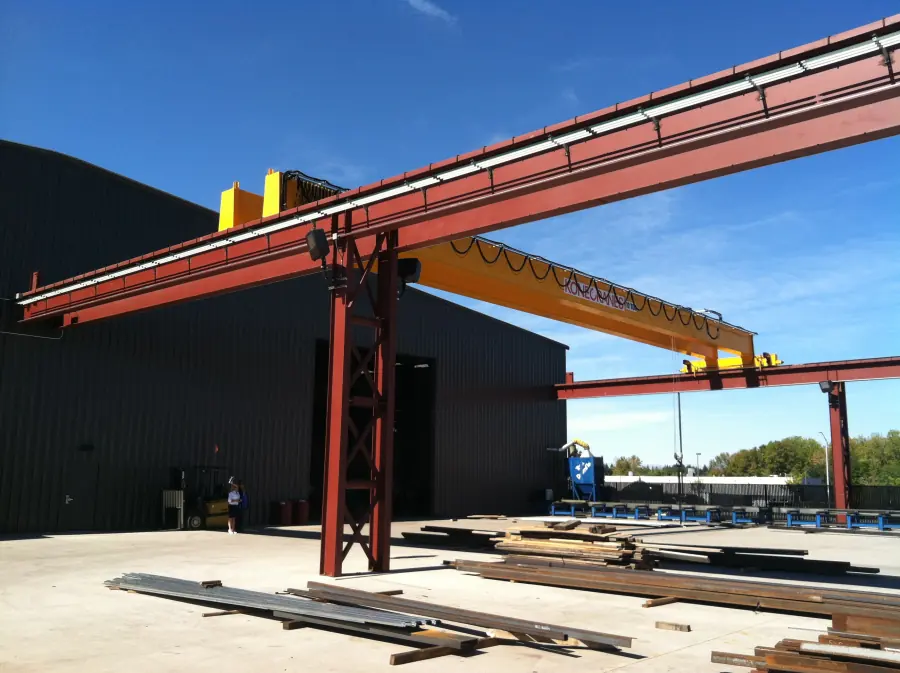
#> input picture assets/img/alliance-industrial-1-sm.webp, 900 x 673 px, given in place of logomark-white.png, which was not available; the run also reads 1 picture not shown here
$ python build_meta.py
#> lines starting #> are read from the running program, lines starting #| are printed output that depends on the picture; pictures that were not available may be replaced by others from this repository, and a replacement may not be noted
"""Generate favicons and the Open Graph share card from the brand assets."""
from PIL import Image, ImageDraw

TAUPE = (0x59, 0x50, 0x4B)
CRIMSON = (0xA6, 0x22, 0x39)
BRAND = "assets/brand"
IMG = "assets/img"


def favicon(size, pad_ratio=0.16):
#> called with size = 32, pad_ratio = 0.16
    canvas = Image.new("RGBA", (size, size), (*TAUPE, 255))
    mark = Image.open(f"{BRAND}/logomark-white.png").convert("RGBA")
    inner = int(size * (1 - pad_ratio * 2))
    w = inner
    h = round(mark.height * w / mark.width)
#> h = 16
    mark = mark.resize((w, h), Image.LANCZOS)
#> mark: PIL image 21x16 RGBA
    canvas.alpha_composite(mark, ((size - w) // 2, (size - h) // 2))
#> call 3 of favicon, with size = 512, pad_ratio = 0.2
#> in favicon (call 3), `mark = mark.resize((w, h), Image.LANCZOS)`:
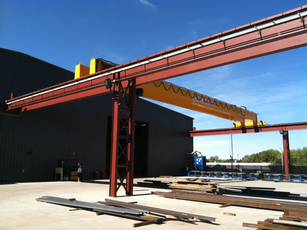
#> mark: PIL image 307x230 RGBA; mean R, G, B, A 103.8, 110.6, 124.4, 255
#> in favicon (call 3), `canvas.alpha_composite(mark, ((size - w) // 2, (size - h) // 2))`:
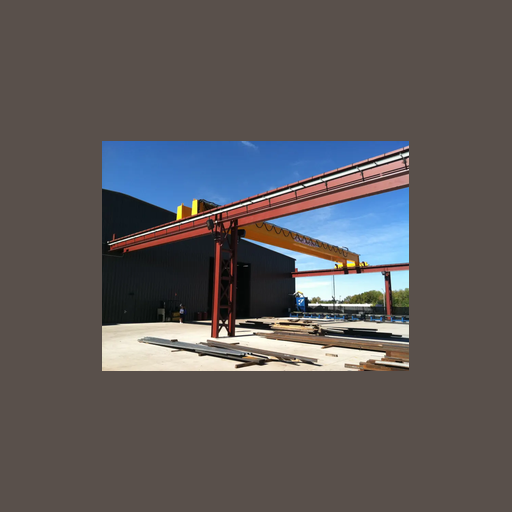
#> canvas: PIL image 512x512 RGBA; mean R, G, B, A 93, 88.2, 88.3, 255
    return canvas


def og_card():
    W, H = 1200, 630
#> W = 1200; H = 630
    photo = Image.open(f"{IMG}/hero.webp").convert("RGB")
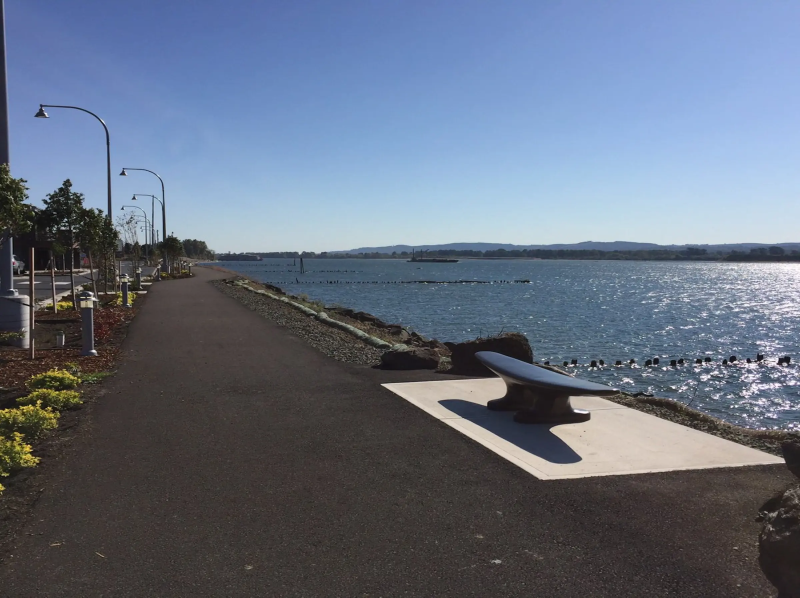
#> input picture assets/img/hero.webp, 2400 x 1793 px, found by its file name (shown at 1/3 size)
#> photo is the input picture: PIL image 2400x1793 RGB; mean R, G, B 101.1, 111.2, 128.5
    scale = max(W / photo.width, H / photo.height)
#> scale = 0.5
    photo = photo.resize(
        (round(photo.width * scale), round(photo.height * scale)), Image.LANCZOS)
#> photo: PIL image 1200x896 RGB
    left = (photo.width - W) // 2
#> left = 0
    top = round((photo.height - H) * 0.45)
#> top = 120
    card = photo.crop((left, top, left + W, top + H)).convert("RGBA")
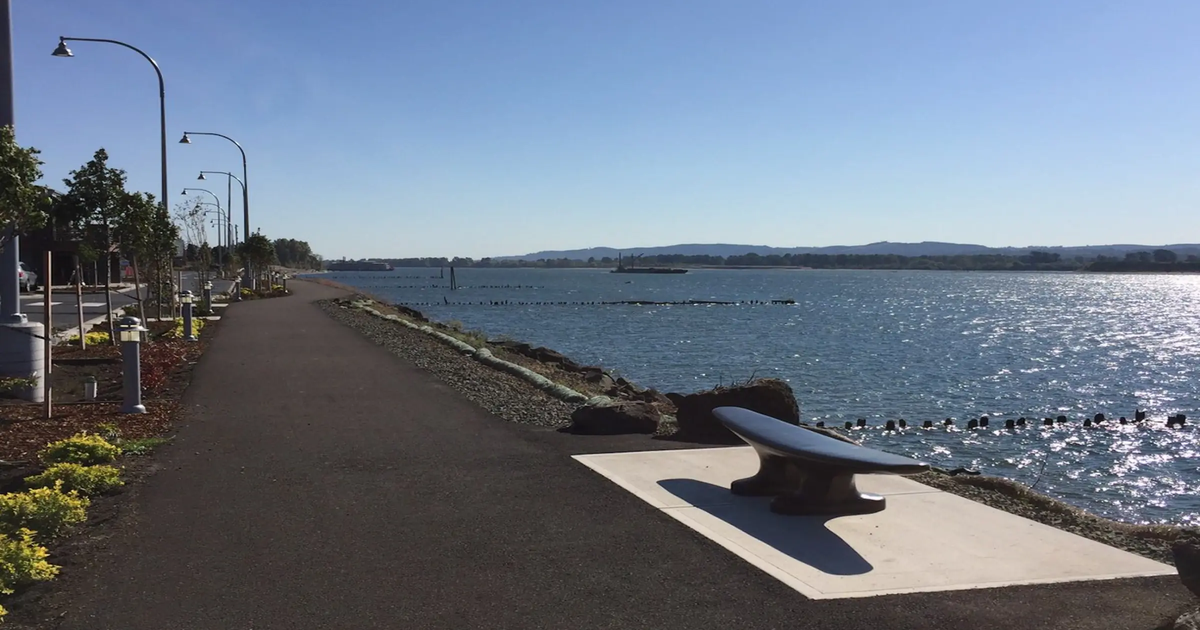
#> card: PIL image 1200x630 RGBA; mean R, G, B, A 108.9, 119.6, 134.2, 255

    # Darken from the bottom so the wordmark stays legible over the water.
    scrim = Image.new("RGBA", (W, H), (0, 0, 0, 0))
#> scrim: PIL image 1200x630 RGBA; every value is 0
    dr = ImageDraw.Draw(scrim)
    for y in range(H):
        t = y / H
        dr.line([(0, y), (W, y)], fill=(26, 23, 22, int(235 * t ** 1.6)))
#> this loop made 630 passes
#> t on passes 1 to 3: 0, 0.00159, 0.00317
    card.alpha_composite(scrim)
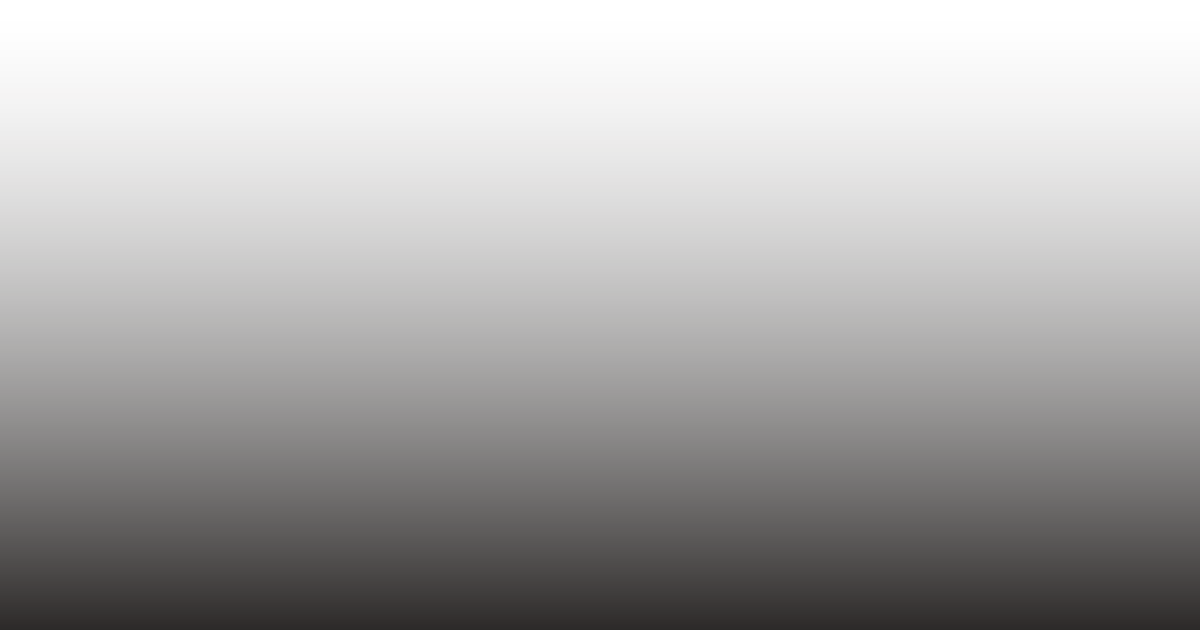
#> scrim: PIL image 1200x630 RGBA; mean R, G, B, A 26, 23, 22, 89.7; transparent parts drawn white
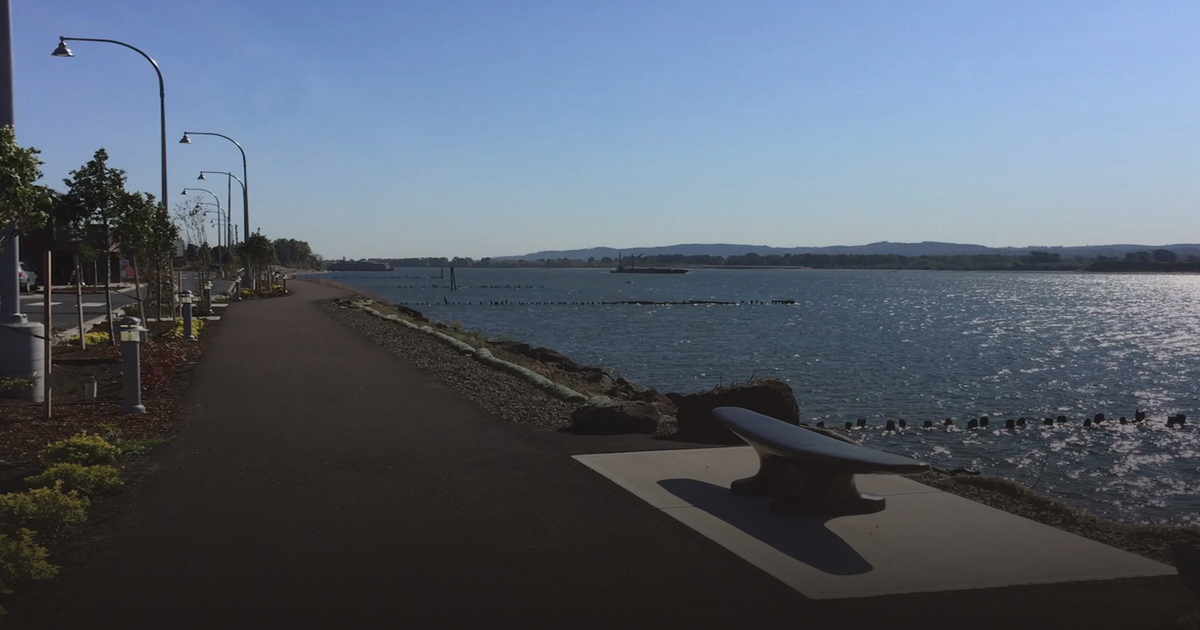
#> card: PIL image 1200x630 RGBA; mean R, G, B, A 86, 95.7, 109.4, 255

    logo = Image.open(f"{BRAND}/logo-white.png").convert("RGBA")
    lw = 620
    logo = logo.resize((lw, round(logo.height * lw / logo.width)), Image.LANCZOS)
#> logo: PIL image 620x463 RGBA
    card.alpha_composite(logo, (80, H - 80 - logo.height - 46))
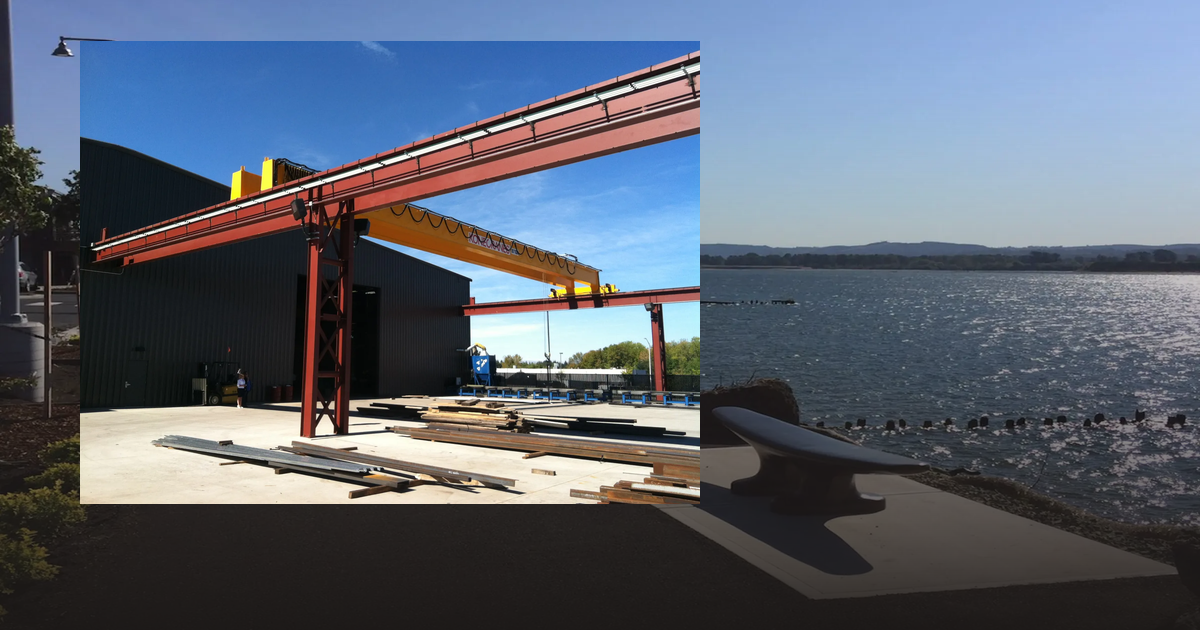
#> card: PIL image 1200x630 RGBA; mean R, G, B, A 92.1, 100.4, 114.2, 255

    rule = ImageDraw.Draw(card)
    rule.rectangle([80, H - 74, 80 + 96, H - 70], fill=(*CRIMSON, 255))
    return card.convert("RGB")


if __name__ == "__main__":
    favicon(32).save(f"{BRAND}/favicon-32.png")
    favicon(180, pad_ratio=0.20).save(f"{BRAND}/apple-touch-icon.png")
    favicon(512, pad_ratio=0.20).save(f"{BRAND}/icon-512.png")
    og_card().save(f"{IMG}/share-card.jpg", quality=88, optimize=True)
    print("meta assets written")
